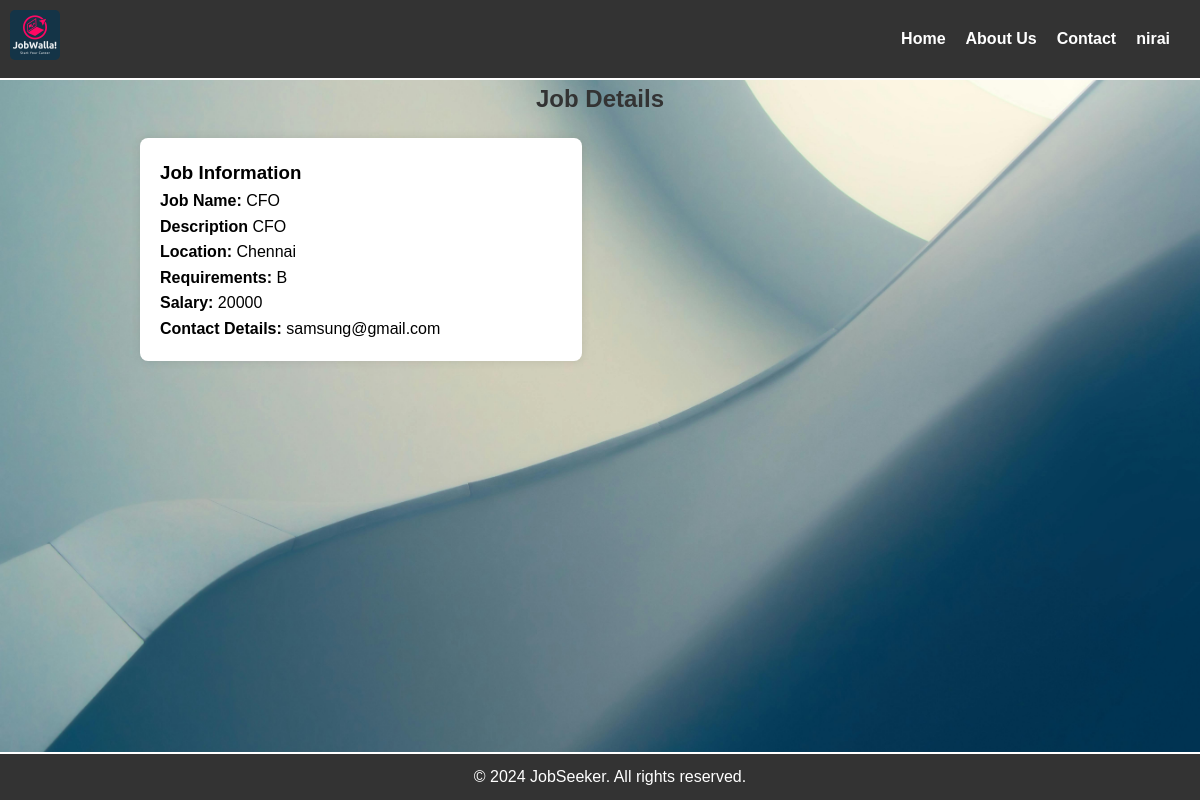
Screenshot of /jobDetails.php?id=1 (signed in) with the database file from the repository.
### tables this page shows
CREATE TABLE `jobdetails` (
  `id` int(100) NOT NULL,
  `name` varchar(200) NOT NULL,
  `description` mediumtext NOT NULL,
  `location` mediumtext NOT NULL,
  `requirements` mediumtext NOT NULL,
  `salary` int(200) NOT NULL,
  `email` varchar(200) NOT NULL
);

### jobDetails.php (the view, shortened to what this page needs)
<!DOCTYPE html>
<html lang="en">
<head>
</head>
<body>
    <?php include('navBar.php'); ?>
   <?php
require "connection.php";
$row=[];
if(isset($_GET['id'])){
$id=$_GET['id'];
$sql = "SELECT * FROM jobdetails WHERE id='$id'";
$result = $conn->query($sql);
$row = $result->fetch_assoc();
}
?>
    <h2>Job Details</h2>
    <div class="container">
        <div class="column">
            <div class="details">
                <h3>Job Information</h3>
                <p><strong>Job Name:</strong> <?php echo $row['name'] ?></p>
                <p><strong>Description</strong> <?php echo $row['description']; ?></p>
                <p><strong>Location:</strong> <?php echo $row['location']; ?></p>
                <p><strong>Requirements:</strong> <?php echo $row['requirements'];?></p>
                <p><strong>Salary:</strong> <?php echo $row['salary'];?></p>
                <p><strong>Contact Details:</strong> <?php echo $row['email'];?></p>
            </div>
        </div>
    </div>
    <?php require "footer.php"; ?>
</body>
</html>

### jobDetails.php (style rules this page uses)
body { font-family: 'Arial', sans-serif; line-height: 1.6; background-image: url("img.jpg"); background-size: cover; }
.container { width: 80%; margin: 0 auto; display: flex; justify-content: space-between; padding: 20px; box-sizing: border-box; }
.column { width: 48%; }
.details { background-color: #fff; padding: 20px; border-radius: 8px; box-shadow: 0 0 10px rgba(0, 0, 0, 0.1); margin-bottom: 20px; }
h2 { text-align: center; color: #333; }

### navBar.php (style rules this page uses)
body { font-family: Arial, sans-serif; margin: 20px; }
p { margin-bottom: 10px; }
body, h1, h2, h3, p, ul { margin: 0; padding: 0; }

### rows the page displays
jobdetails: name "CFO", description "CFO", location "Chennai", requirements "B", salary "20000", email "samsung@gmail.com"

### other values shown
$_SESSION['auth_user']['username'] "nirai"
